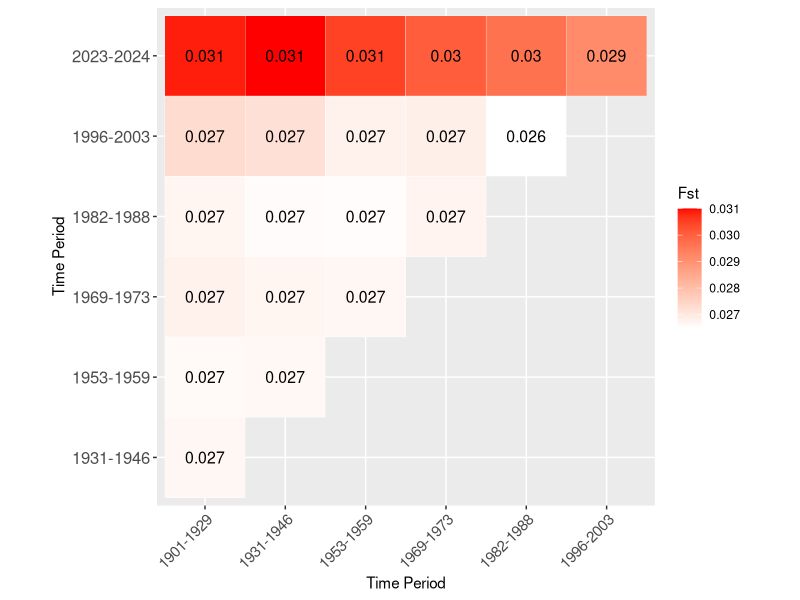

Reproduce this figure in R.
library(ggplot2)
library(reshape2)

# heatmap of pairwise fst comparisons

# without transitions

pairwise.fst.matrix <- read.csv("pairwise_fst_no_transitions.csv", header = T, row.names = 1)

colnames(pairwise.fst.matrix) <- rownames(pairwise.fst.matrix)

pairwise.fst.matrix <- as.matrix(pairwise.fst.matrix)


pairwise.fst.matrix <- melt(pairwise.fst.matrix, na.rm =TRUE)

# Plot
ggplot(data = pairwise.fst.matrix, aes(Var2, Var1, fill = value))+ geom_tile(color = "white") + 
  scale_fill_gradient(low = "white", high = "red", name="Fst") + 
  geom_text(aes(label = round(value,3)), size = 4) +
  # ggtitle("Pairwise Reich's FST") +
  labs( x = "Time Period", y = "Time Period") + 
  theme(axis.text.x = element_text(angle = 45, vjust = 1, size = 11, hjust = 1),axis.text.y = element_text(size = 12)) + 
  coord_fixed()
